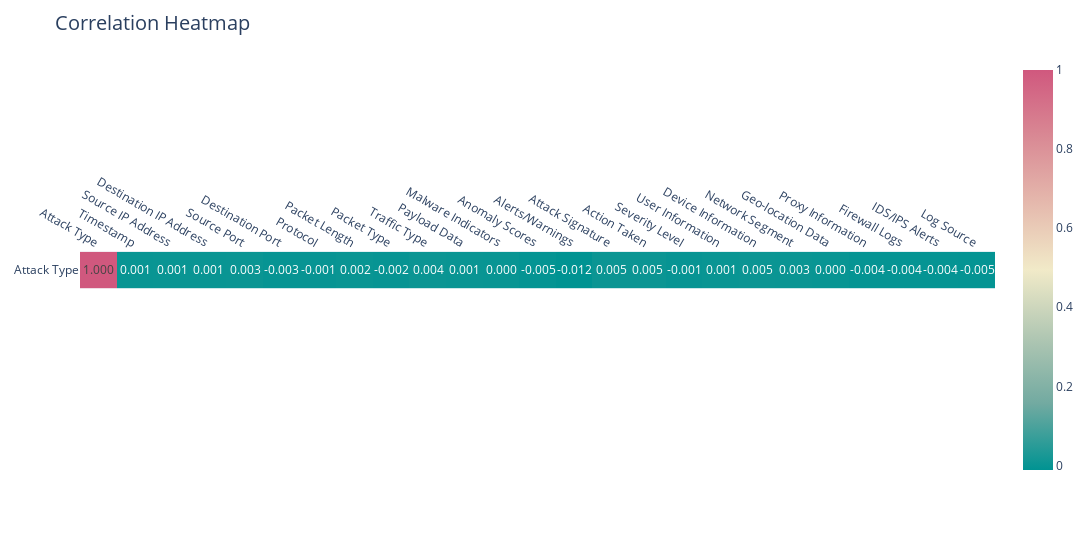

Notebook code cell kept with this figure:
### Markdown cell above
The correlation matrix above shows that some features are related to each others such as the IP addresses and the Ports. <br>
We could expect such relations between these features because they are related to the network

### Code cell
temp_data = heatmap["Attack Type"].to_frame().T

fig = px.imshow(temp_data, text_auto=".3f", color_continuous_scale="tealrose")
fig .update_layout(
    title={"text":"Correlation Heatmap",
            "font":{"size":20}},
    xaxis={"side":"top"},
    width=1200,
    )
fig.show()

### Figure 1 — Plotly figure (JSON) as saved in the notebook; plotly's stock layout.template omitted (floating-point values rounded to 4 significant figures)
{"data": [{"coloraxis": "coloraxis", "hovertemplate": "x: %{x}<br>y: %{y}<br>color: %{z}<extra></extra>", "name": "0", "texttemplate": "%{z:.3f}", "type": "heatmap", "x": ["Attack Type", "Timestamp", "Source IP Address", "Destination IP Address", "Source Port", "Destination Port", "Protocol", "Packet Length", "Packet Type", "Traffic Type", "Payload Data", "Malware Indicators", "Anomaly Scores", "Alerts/Warnings", "Attack Signature", "Action Taken", "Severity Level", "User Information", "Device Information", "Network Segment", "Geo-location Data", "Proxy Information", "Firewall Logs", "IDS/IPS Alerts", "Log Source"], "xaxis": "x", "y": ["Attack Type"], "yaxis": "y", "z": [[1.0, 0.0008472, 0.0009742, 0.0009742, 0.002591, -0.002707, -0.00147, 0.001779, -0.001641, 0.004057, 0.0009742, 0.0003067, -0.005356, -0.0116, 0.004729, 0.004603, -0.0007449, 0.001398, 0.0052, 0.002897, -1.647e-05, -0.003789, -0.003678, -0.003561, -0.005207]]}], "layout": {"coloraxis": {"colorscale": [[0, "rgb(0, 147, 146)"], [0.1667, "rgb(114, 170, 161)"], [0.3333, "rgb(177, 199, 179)"], [0.5, "rgb(241, 234, 200)"], [0.6667, "rgb(229, 185, 173)"], [0.8333, "rgb(217, 137, 148)"], [1, "rgb(208, 88, 126)"]]}, "margin": {"t": 60}, "title": {"font": {"size": 20}, "text": "Correlation Heatmap"}, "width": 1200, "xaxis": {"anchor": "y", "constrain": "domain", "domain": [0, 1], "scaleanchor": "y", "side": "top"}, "yaxis": {"anchor": "x", "autorange": "reversed", "constrain": "domain", "domain": [0, 1]}}}
